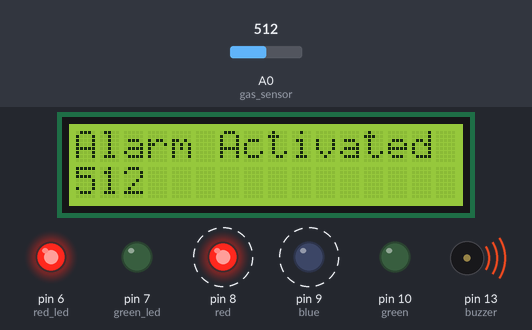
A sketch run on a simulated Arduino Uno, built with avr-gcc and run on an emulated ATmega328P. Parts: 16×2 character LCD, output pins drawn as LEDs (lit = HIGH), buzzer (waves = sounding). Dashed ring = blinking. The test bench sets the inputs (shaded band); at power-on: A0 (gas_sensor) = 512. What the sketch prints to the serial monitor is not drawn.

Above: at 1.2 s.
1.3 s: A0 (gas_sensor) set to 17
At 2.21 s:
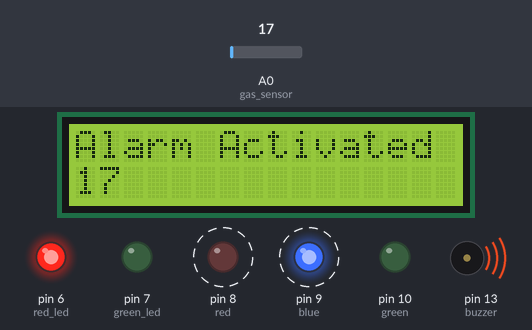
3.3 s: A0 (gas_sensor) set to 14
At 5.2 s:
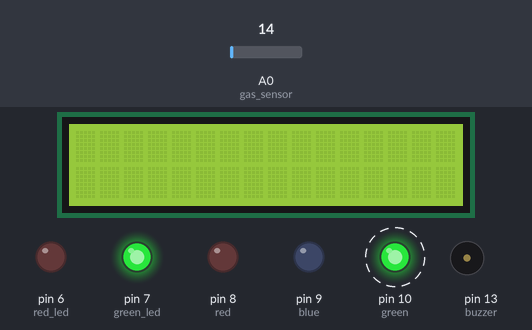
6.8 s: A0 (gas_sensor) set to 0
At 7.6 s:
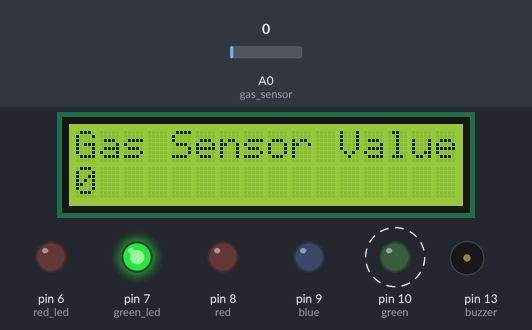
Timing chart, 0 to 14.5 s (numbered marks = the images above; inputs shaded):
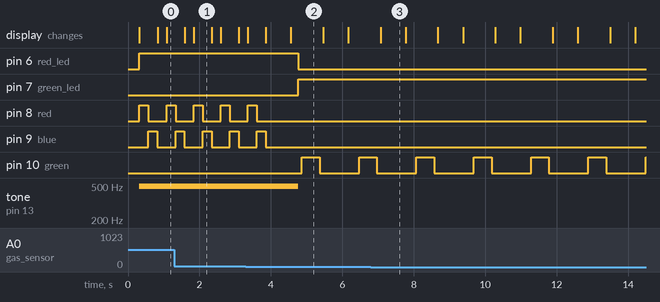

The sketch:

arduino_gas_sensor_buzzer_rgb_lcd.ino
```cpp
//Written by Emin Ayyıldız

#include<LiquidCrystal.h>

LiquidCrystal lcd(12, 11, 5, 4, 3, 2);

int red_led = 6;
int green_led = 7;
int gas_sensor = A0;
int buzzer = 13;
#define red 8
#define green 10
#define blue 9
#define Si  494

void setup()
{

  Serial.begin(9600);
  pinMode(red, OUTPUT);
  pinMode(green, OUTPUT);
  pinMode(blue, OUTPUT);
  pinMode(red_led, OUTPUT);
  pinMode(green_led, OUTPUT);
  pinMode(buzzer, OUTPUT);
  pinMode(gas_sensor,OUTPUT);
  lcd.begin(16, 2);
  lcd.setCursor(0,1);

}

void loop()
{
  int gas_sensor = analogRead(gas_sensor);

  Serial.print("Gas sensor value : ");
  Serial.println(gas_sensor);
  if (gas_sensor <= 15)
  {
    Serial.println("System is not activated");
    lcd.setCursor(0,0);
    lcd.print("Gas Sensor Value :");
    lcd.setCursor(0,1);
    lcd.print(gas_sensor);
    delay(700);
    lcd.clear();
    delay(200);
  	digitalWrite(red_led, LOW);
  	digitalWrite(green_led,HIGH);
  	noTone(buzzer);

  	digitalWrite(red,0);
  	delay(100);
  	digitalWrite(blue,0);

  	digitalWrite(green,255);
    delay(500);
    digitalWrite(green,0);
    delay(100);
  }
  else
  {
    lcd.setCursor(0,0);
    lcd.print("Gas Sensor Value :");
    lcd.setCursor(0,1);
    lcd.print(gas_sensor);
    lcd.clear();
    delay(250);
    lcd.print("Alarm Activated");
    lcd.setCursor(0,1);
    lcd.print(gas_sensor);


    Serial.println("System is activated");
    digitalWrite(red_led,HIGH);
    digitalWrite(green_led,LOW);
    tone(buzzer, Si);
    digitalWrite(red,255);
    delay(250);
    digitalWrite(red,0);
    digitalWrite(blue,255);
    delay(250);
    digitalWrite(blue,0);

    }
}
```

Measured:
- the behaviour switches between 16 and 15 on A0 (gas_sensor) (found by bisection; images 1 and 2)
- after the input at 1.3 s, the display: first differs from a run without the input after 0.54 s (image 1)
- after the input at 3.3 s, pin 6 (red_led): HIGH → LOW after 1.5 s; pin 7 (green_led): LOW → HIGH after 1.5 s
- after the input at 6.8 s, the display: changes after 0.27 s (image 3)
- by itself, pin 8 (red), pin 9 (blue): alternates HIGH for 0.25 s and LOW for 0.51 s
- what the display in image 1 shows lasts 0.5 s, from 1.8 s to 2.3 s
- what the display in image 2 shows lasts 0.9 s, from 4.6 s to 5.5 s
